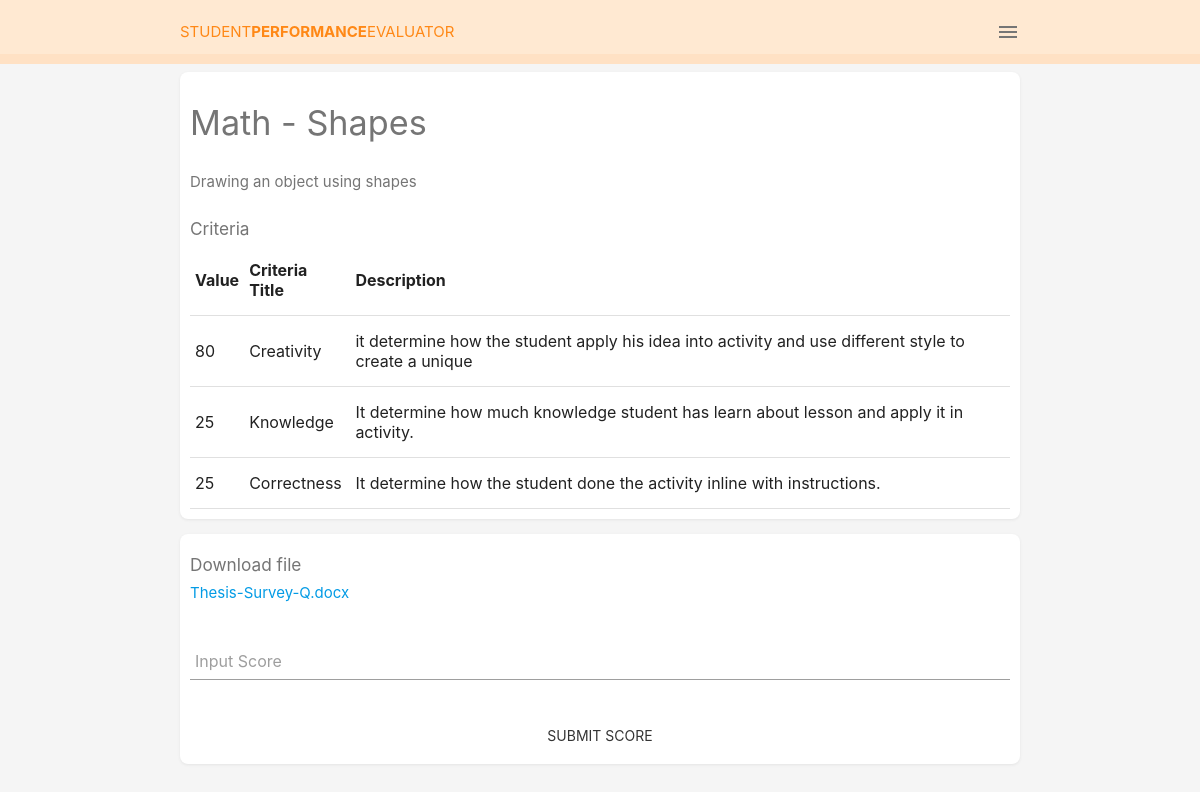
Page /page/f_activity.php?id=1 (signed in) on the committed database.
### tables this page shows
CREATE TABLE `activity` (
  `act_id` int(10) NOT NULL,
  `fr_fac_id` int(11) NOT NULL,
  `fr_sub` int(4) NOT NULL,
  `act_title` varchar(100) NOT NULL,
  `act_d_date` date NOT NULL,
  `status` enum('No instructions','Instruction ready','','') NOT NULL DEFAULT 'No instructions'
);

CREATE TABLE `act_ins` (
  `ins_id` int(10) NOT NULL,
  `fact_id` int(10) NOT NULL,
  `ins_title` varchar(2000) NOT NULL,
  `status` enum('Checked','Not Check') NOT NULL DEFAULT 'Not Check'
);

CREATE TABLE `ins_criteria` (
  `cri_id` int(10) NOT NULL,
  `f_act_ins` int(10) NOT NULL,
  `cri_title` varchar(50) NOT NULL,
  `cri_desc` varchar(100) NOT NULL,
  `cri_value` int(50) NOT NULL
);

CREATE TABLE `act_history` (
  `act_his_id` int(10) NOT NULL,
  `fuser_id` int(8) NOT NULL,
  `f_act_id` int(10) NOT NULL,
  `file_name1` text NOT NULL,
  `file_new_name` text NOT NULL,
  `score` int(10) NOT NULL,
  `status1` enum('PENDING','CHECKED','','') NOT NULL DEFAULT 'PENDING'
);

### page/f_activity.php (the view, shortened to what this page needs)
<html lang="en">
<head>
    <link type="text/css" href="/Student eval/css/materialize.min.css" rel="stylesheet">
    <link type="text/css" href="/Student eval/css/style.css" rel="stylesheet">
		<link rel="stylesheet" type="text/css" href="https://cdn.datatables.net/1.11.3/css/jquery.dataTables.css">
</head>
<?php
if (isset($_GET['id'])) {
  $id = trim($_GET['id']);
}
?>
<body class="grey lighten-4">
  <nav class="z-depth-0">
    <div class="nav-wrapper container">
      <a href="/Student eval/page/f_home.php">Student<span>Performance</span>Evaluator</a>
      <span class="right grey-text text-darken-1">
        <i class="material-icons sidenav-trigger" data-target="side-menu">menu</i>
      </span>
    </div>
  </nav>
	<form action="f_activity.php" method="POST" enctype="multipart/form-data">
  <div class="recipes container grey-text text-darken-1">
    <div class="card-panel recipe1 white row">
			<?php
					$conn = OpenCon();
					$sql = "SELECT act_id, act_title FROM activity WHERE act_id = '$id'";
					$result = mysqli_query($conn, $sql);
					while($row = mysqli_fetch_array($result)){
						$act_title = $row['act_title'];
					}
					echo "<h4> $act_title</h4>";
			?>
			<br>
			<?php
					$conn = OpenCon();
					$sql = "SELECT ins_id, ins_title FROM act_ins WHERE fact_id = '$id'";
					$result = mysqli_query($conn, $sql);
					while($row = mysqli_fetch_array($result)){
						$ins_title = $row['ins_title'];
						$ins_id = $row['ins_id'];
					}
					echo "<p> $ins_title </p>";
			?>
			<br>
			<div class="box-table">
					<h6> Criteria </h6>
						<table  class="responsive-table" >
							<thead>
								<tr>
									<th>
									Value
									</th>
									<th>Criteria Title</th>
									<th>Description</th>
								</tr>
							</thead>
							<tbody>
								<?php
								$conn = OpenCon();
								$sql = "SELECT * FROM ins_criteria WHERE f_act_ins = '$ins_id'";
								$result = $conn->query($sql);
								if ($result->num_rows > 0) {
									while ($row = $result->fetch_assoc()) {
										echo "<tr row_id='" . $row["cri_id"] . "'><td>" . $row["cri_value"] . "</td><td>" . $row["cri_title"] . "</td></td>" . "<td>" . $row["cri_desc"] . "</td></td>" ;
									}
									echo "</table";
								} else {
									echo "0 results";
								}
								?>
							</tbody>
			</div>
    </div>
</div>
<div class="recipes container grey-text text-darken-1">
	<div class="card-panel recipe1 white row">
			<h6> Download file </h6>
			<br>
					<div class="download">
                <?php
								$conn = OpenCon();
                $sql = "SELECT * FROM act_history WHERE f_act_id='$id'";
                $result = mysqli_query($conn, $sql);
                if (mysqli_num_rows($result) > 0) {
                    if ($row = mysqli_fetch_assoc($result)) {
                ?>
                <a href="uploads/<?php echo $row['file_new_name']; ?>" download="<?php echo $row['file_name1']; ?>" class="download_link"><?php echo $row['file_name1']; ?></a>
                <?php
                    }
                }
                ?>
            </div>
			<br>
			<div class="txt_fld">
				<input type="number" name="score" required>
					<label>Input Score</label>
			</div>
			<br>
			<button name="sub_sco" class="modal-close waves-effect waves-green btn-flat">Submit Score</a>
	</div>
</div>
</form>
</body>
</html>

### css/style.css (style rules this page uses)
body { margin:0; padding: 0; overflow: auto; height: 100%; }
form .txt_fld { position: relative; margin: 30px 0; }
.txt_fld input { width: 100%; padding: 0 5px; height: 40px; font-size: 16px; border: none; background: none; outline: none; }
.txt_fld label { position: absolute; top: 50%; left: 5px; transform: translateY(-50%); font-size: 16px; pointer-events: none; transition: 0.5s; }
:root { --primary: #FFE9D2; --secondary: #FFE1C4; --title: #FF8816; }
nav { background: var(--primary); border-bottom: 10px solid var(--secondary); }
nav a { text-transform: uppercase; color: var(--title); }
nav a span { font-weight: bold; }
nav .sidenav-trigger { margin: 0; }
input { box-shadow: none !important; -webkit-box-shadow: none !important; }

### page/f_activity.php (style rules this page uses)
.card-panel.recipe1 { border-radius: 8px; padding: 10px; box-shadow: 0px 1px 3px rgba(90,90,90,0.1); display: grid; grid-template-columns: 2fr; grid-template-rows: 2fr; grid-template-areas: "image details delete"; }

### rows in the picture
activity: act_title "Math - Shapes"
act_ins: ins_title "Drawing an object using shapes"
ins_criteria: cri_value "80", cri_title "Creativity", cri_desc "it determine how the student apply his idea into activity and use different style to create a unique"
ins_criteria: cri_value "25", cri_title "Knowledge", cri_desc "It determine how much knowledge student has learn about lesson and apply it in activity."
ins_criteria: cri_value "25", cri_title "Correctness", cri_desc "It determine how the student done the activity inline with instructions."
act_history: file_name1 "Thesis-Survey-Q.docx"
